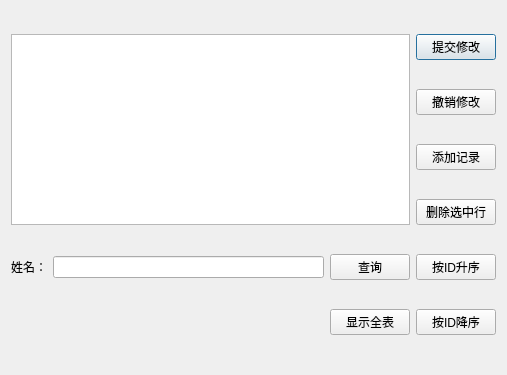
<?xml version="1.0" encoding="UTF-8"?>
<ui version="4.0">
 <class>FaceInfoDatabaseWidget</class>
 <widget class="QDialog" name="FaceInfoDatabaseWidget">
  <property name="geometry">
   <rect>
    <x>0</x>
    <y>0</y>
    <width>507</width>
    <height>375</height>
   </rect>
  </property>
  <property name="windowTitle">
   <string>Dialog</string>
  </property>
  <layout class="QGridLayout" name="gridLayout">
   <item row="0" column="0" rowspan="4" colspan="3">
    <widget class="QTableView" name="_faceInfoTableView_"/>
   </item>
   <item row="0" column="3">
    <widget class="QPushButton" name="_submitChangeBtn_">
     <property name="text">
      <string>提交修改</string>
     </property>
    </widget>
   </item>
   <item row="1" column="3">
    <widget class="QPushButton" name="_undoChangeBtn_">
     <property name="text">
      <string>撤销修改</string>
     </property>
    </widget>
   </item>
   <item row="2" column="3">
    <widget class="QPushButton" name="addNewRecordBtn_">
     <property name="text">
      <string>添加记录</string>
     </property>
    </widget>
   </item>
   <item row="3" column="3">
    <widget class="QPushButton" name="_deleteRecordBtn_">
     <property name="text">
      <string>删除选中行</string>
     </property>
    </widget>
   </item>
   <item row="4" column="0">
    <widget class="QLabel" name="label">
     <property name="text">
      <string>姓名：</string>
     </property>
    </widget>
   </item>
   <item row="4" column="1">
    <widget class="QLineEdit" name="_nameEditLine_"/>
   </item>
   <item row="4" column="3">
    <widget class="QPushButton" name="_ascondingSortById_">
     <property name="text">
      <string>按ID升序</string>
     </property>
    </widget>
   </item>
   <item row="5" column="2">
    <widget class="QPushButton" name="_showAllTable_">
     <property name="text">
      <string>显示全表</string>
     </property>
    </widget>
   </item>
   <item row="5" column="3">
    <widget class="QPushButton" name="_descendingSortById_">
     <property name="text">
      <string>按ID降序</string>
     </property>
    </widget>
   </item>
   <item row="4" column="2">
    <widget class="QPushButton" name="_queryBtn_">
     <property name="text">
      <string>查询</string>
     </property>
    </widget>
   </item>
  </layout>
 </widget>
 <resources/>
 <connections/>
</ui>
